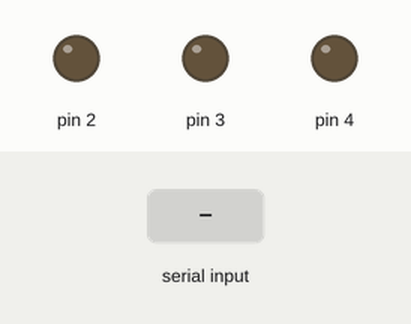
Simulated run of this sketch. Board: Arduino Uno, built with avr-gcc and run on an emulated ATmega328P. Parts: output pins drawn as LEDs (lit = HIGH). The inputs (shaded band) are chosen by the test bench. What the sketch prints to the serial monitor is not drawn.

Above: at 1.0 s.
1.1 s: "1\n" received over Serial
At 1.8 s:
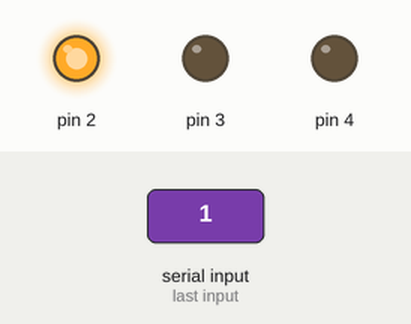
2.7 s: "2\n" received over Serial
At 3.1 s:
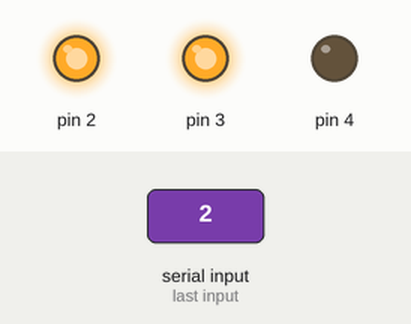
4.2 s: "3\n" received over Serial
At 5.4 s:
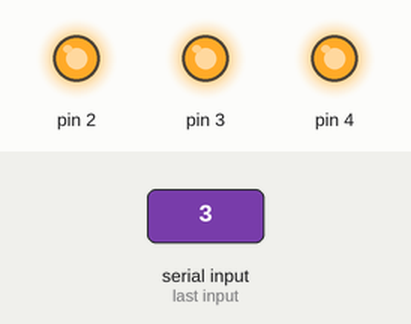
5.7 s: "1\n" received over Serial
At 6.5 s:
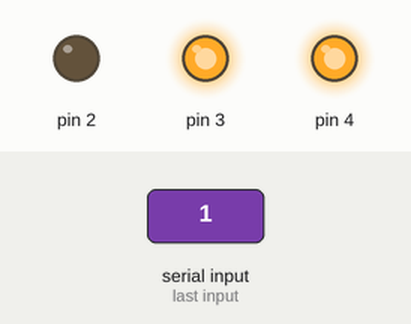
7.2 s: "2\n" received over Serial
At 7.7 s:
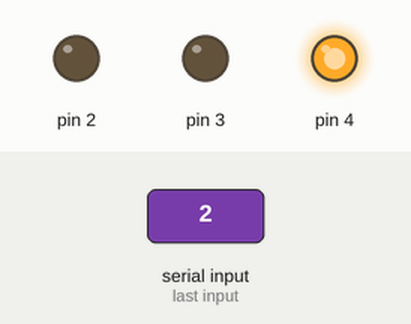
Timing chart, 0 to 9.7 s (numbered marks = the images above; inputs shaded):
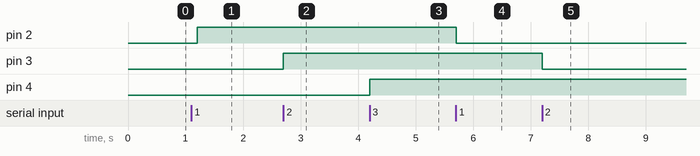

The sketch:

serial101.ino
```cpp
struct Light {
  int pin;
  int value;
};

Light lightArray[3];

void setup() {
  pinMode(2, OUTPUT);
  pinMode(3, OUTPUT);
  pinMode(4, OUTPUT);

  for(int i = 0; i < 3; i++) {
    lightArray[i].pin = i + 2;
    lightArray[i].value = LOW;
  }

  Serial.begin(9600);
  establishContact();
}

void loop() {
  if(Serial.available() > 0) {
    int temp = Serial.parseInt();
    if(temp == 1) {
      lightArray[0].value = !lightArray[0].value;
    } else if(temp == 2) {
      lightArray[1].value = !lightArray[1].value;
    } else if(temp == 3) {
      lightArray[2].value = !lightArray[2].value;
    }
  }
  for(int i = 0; i < 3; i++) {
    digitalWrite(lightArray[i].pin, lightArray[i].value);
  }
}

void establishContact() {
  while(Serial.available() <= 0) {
    Serial.write("Ready\n");
    delay(300);
  }
}
```

Measured:
- after the input at 1.1 s, pin 2: LOW → HIGH after 0.10 s
- after the input at 2.7 s, pin 3: LOW → HIGH at once
- after the input at 4.2 s, pin 4: LOW → HIGH at once
- after the input at 5.7 s, pin 2: HIGH → LOW at once
- after the input at 7.2 s, pin 3: HIGH → LOW at once
